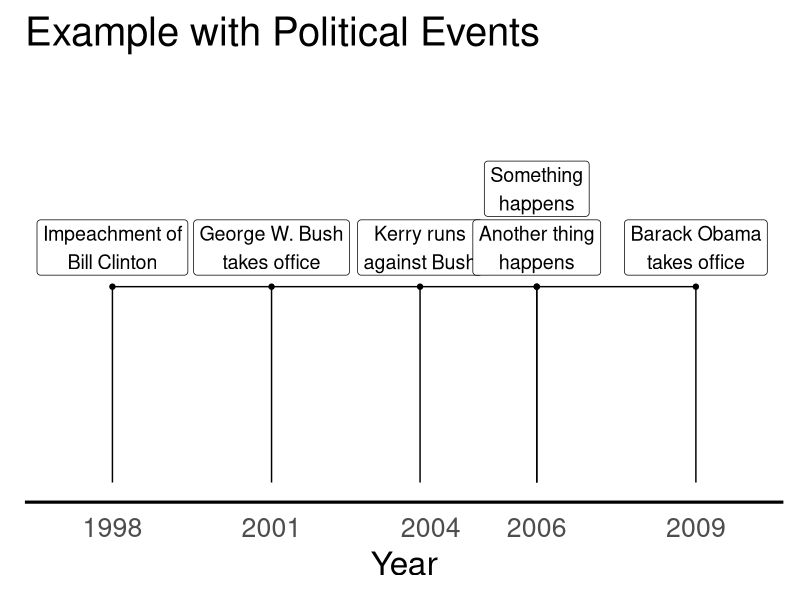

Write the R code that produced this figure.
## ---- chunk 1
knitr::opts_chunk$set(echo = TRUE, fig.align = 'center', fig.width = 9)

library(tidyverse)
library(magrittr)
library(stringr)
theme_set(theme_minimal(base_size = 24))
## ---- chunk 2
years = c(1998L, 2001L, 2004L, 2006L, 2006L, 2009L)
events = data_frame(event = c("Impeachment of Bill Clinton", 
                     "George W. Bush takes office", 
                     "Kerry runs against Bush", 
                     "Something happens", 
                     "Another thing happens", 
                     "Barack Obama takes office"), 
           year = c(1998L, 2001L, 2004L - 0.2, 2006L, 2006L, 2009L), 
           y = 1, 
           vpos = c(1.2, 1.2, 1.2, 1.5, 1.2, 1.2))

events %<>% mutate(event = str_wrap(event, 15))

events %>% 
  ggplot(aes(year, y)) + geom_point() + 
  geom_line() + geom_label(aes(x = year, y = vpos, label = event), size = 5) + 
  theme(
    panel.border = element_blank(), panel.grid.major = element_blank(),
    panel.grid.minor = element_blank(), axis.line = element_line(colour = "black"), 
    axis.line.y = element_blank(), axis.text.y = element_blank(), axis.title.y = element_blank()) +
  coord_cartesian(ylim = c(0, 2), xlim = c(1997, 2010)) + 
  scale_x_continuous(breaks = c(1998L, 2001L, 2004L, 2006L, 2009L)) + 
  geom_segment(aes(xend = year, y = 0, yend = 1)) + 
  labs(x = "Year", title = "Example with Political Events")
